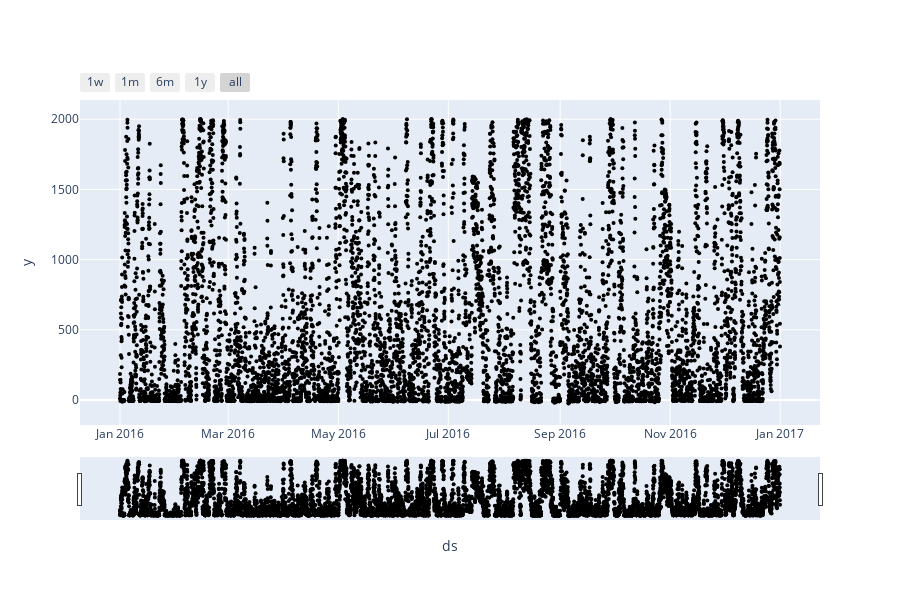

The notebook cell saved with this chart:
### Code cell
# We will look at our 2 hours of predictions at the end of the FBProphet
from fbprophet.plot import plot_plotly

fig = plot_plotly(model, forecast) # returns a plotly Figure object
fig.show()

### Figure 1 — Plotly figure (JSON) as saved in the notebook; plotly's stock layout.template omitted (floating-point values rounded to 4 significant figures; data arrays with more than 128 entries replaced by an {"elided": "..."} marker saying what was removed)
{"data": [{"marker": {"color": "black", "size": 4}, "mode": "markers", "name": "Actual", "type": "scatter", "x": {"elided": "8782 str values"}, "y": {"elided": "8782 float values"}}, {"hoverinfo": "skip", "line": {"width": 0}, "mode": "lines", "type": "scatter", "x": ["2016-12-31T22:00:00", "2016-12-31T23:00:00"], "y": [-47.38, -62.3]}, {"fill": "tonexty", "fillcolor": "rgba(0, 114, 178, 0.2)", "line": {"color": "#0072B2", "width": 2}, "mode": "lines", "name": "Predicted", "type": "scatter", "x": ["2016-12-31T22:00:00", "2016-12-31T23:00:00"], "y": [675.4, 672.1]}, {"fill": "tonexty", "fillcolor": "rgba(0, 114, 178, 0.2)", "hoverinfo": "skip", "line": {"width": 0}, "mode": "lines", "type": "scatter", "x": ["2016-12-31T22:00:00", "2016-12-31T23:00:00"], "y": [1476.0, 1425.0]}], "layout": {"height": 600, "showlegend": false, "width": 900, "xaxis": {"rangeselector": {"buttons": [{"count": 7, "label": "1w", "step": "day", "stepmode": "backward"}, {"count": 1, "label": "1m", "step": "month", "stepmode": "backward"}, {"count": 6, "label": "6m", "step": "month", "stepmode": "backward"}, {"count": 1, "label": "1y", "step": "year", "stepmode": "backward"}, {"step": "all"}]}, "rangeslider": {"visible": true}, "title": {"text": "ds"}, "type": "date"}, "yaxis": {"title": {"text": "y"}}}}
